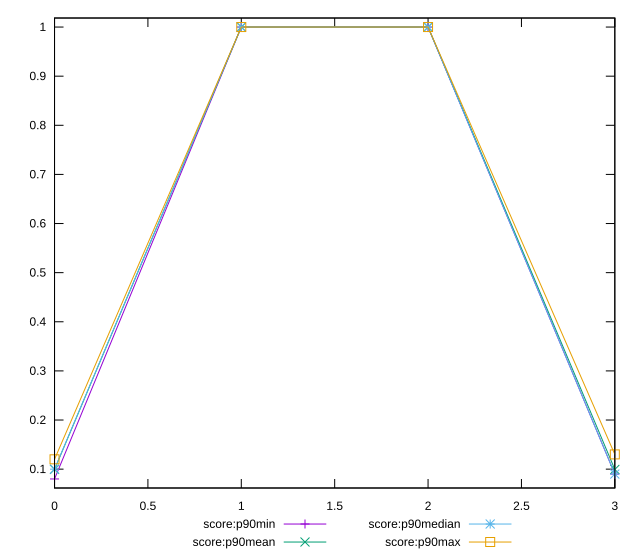

Generate this figure with gnuplot:
reset

$scoreP90Min <<EOF
0 0.08
1 1
2 1
3 0.09
EOF

$scoreP90Mean <<EOF
0 0.09946808510638294
1 1
2 1
3 0.09936170212765952
EOF

$scoreP90Median <<EOF
0 0.1
1 1
2 1
3 0.09
EOF

$scoreP90Max <<EOF
0 0.12
1 1
2 1
3 0.13
EOF

set key outside below
set xrange [0:3]
set yrange [0.0616:1.0184]
set trange [0.0616:1.0184]
set terminal svg size 640, 560 enhanced background rgb 'white'
set output "reports/report_00031_2021-02-24T23-18-18.084Z/unused-javascript/progression/score.svg"

plot $scoreP90Min title "score:p90min" with linespoints, \
     $scoreP90Mean title "score:p90mean" with linespoints, \
     $scoreP90Median title "score:p90median" with linespoints, \
     $scoreP90Max title "score:p90max" with linespoints

reset
